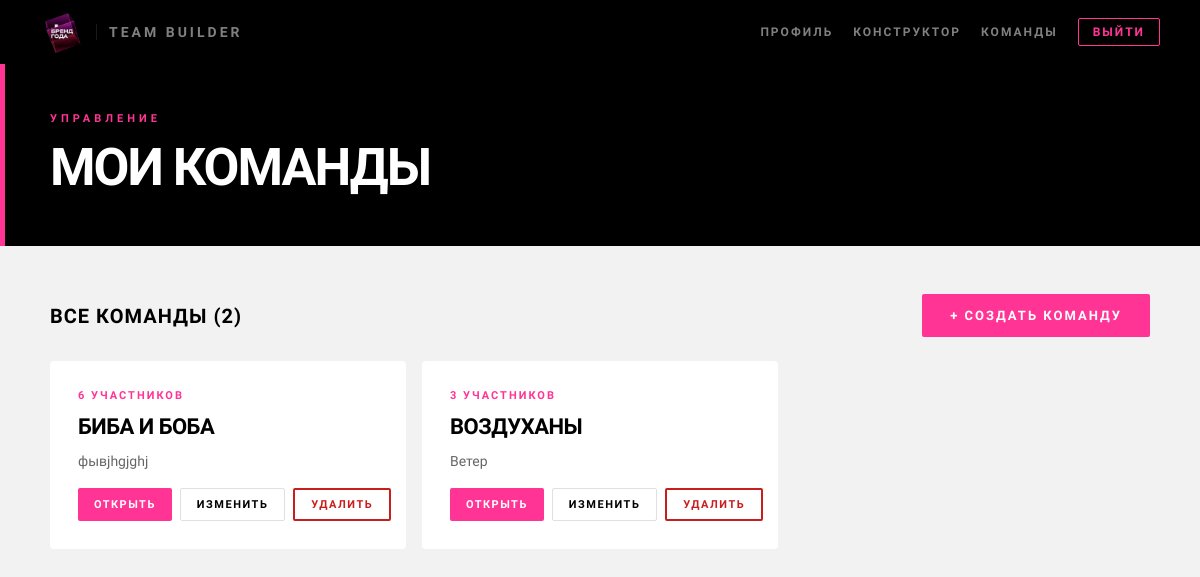
The page /teams/ (signed in) on the database its author committed.
### profiles/models.py (models this page shows, shortened)
class Team(models.Model):
    manager     = models.ForeignKey(CustomUser, on_delete=models.CASCADE, related_name='teams')
    name        = models.CharField(max_length=150, verbose_name="Название команды")
    description = models.TextField(blank=True)
    created_at  = models.DateTimeField(auto_now_add=True)
    employees   = models.ManyToManyField('Employee', blank=True, related_name='teams')
    class Meta:
        verbose_name = "Команда"
        verbose_name_plural = "Команды"

### profiles/views.py (the view)
# urls.py: path('teams/', team_list, name='team_list'),
@login_required
def team_list(request):
    teams = Team.objects.filter(manager=request.user)
    return render(request, 'profiles/team_list.html', {'teams': teams})

### templates/profiles/team_list.html (shortened to what this page needs)
{% load static %}
<!DOCTYPE html>
<html lang="ru">
<head>
    <link rel="stylesheet" href="{% static 'css/teams.css' %}">
</head>
<body>
<header class="header">
    <a href="/" class="logo">
        <img src="{% static 'img/logo.caf05db1.gif' %}" alt="t2" class="logo-img">
        <span class="logo-name">Team Builder</span>
    </a>
    <nav class="header-nav">
        <a href="{% url 'profile' %}" class="nav-link">Профиль</a>
        <a href="{% url 'create_ideal_profile' %}" class="nav-link">Конструктор</a>
        <a href="{% url 'team_list' %}" class="nav-link">Команды</a>
        <a href="{% url 'logout' %}" class="btn-logout">Выйти</a>
    </nav>
</header>
<div class="hero">
    <div style="max-width:1100px;margin:0 auto;">
        <p class="hero-eyebrow">Управление</p>
        <h1>Мои команды</h1>
    </div>
</div>
<main class="page">
    <div class="top-bar">
        <h2>Все команды ({{ teams.count }})</h2>
        <a href="{% url 'team_create' %}" class="btn">+ Создать команду</a>
    </div>
    {% if teams %}
        <div class="teams-grid">
            {% for team in teams %}
            <div class="team-card">
                <div class="team-card-meta">{{ team.employees.count }} участников</div>
                <div class="team-card-name">{{ team.name }}</div>
                {% if team.description %}
                    <div class="team-card-desc">{{ team.description }}</div>
                {% endif %}
                <div class="team-card-actions">
                    <a href="{% url 'team_detail' team.id %}" class="btn btn-sm">Открыть</a>
                    <a href="{% url 'team_edit' team.id %}" class="btn btn-outline btn-sm">Изменить</a>
                    <a href="{% url 'team_delete' team.id %}" class="btn-danger btn-sm">Удалить</a>
                </div>
            </div>
            {% endfor %}
        </div>
    {% else %}
        <div class="empty-state">
            <p>Команд пока нет</p>
            <a href="{% url 'team_create' %}" class="btn">Создать первую команду</a>
        </div>
    {% endif %}
</main>
</body>
</html>

### static/css/teams.css (style rules this page uses)
*, *::before, *::after { box-sizing: border-box; margin: 0; padding: 0; }
:root { --black: #000000; --white: #FFFFFF; --pink: #FF3495; --gray-bg: #F2F2F2; --gray-text: #666666; --border: #E0E0E0; --danger: #d92d20; --font-heading: 'Barlow Condensed', sans-serif; --font-body: 'Barlow Semi Condensed', sans-serif; }
body { font-family: var(--font-body); background: var(--gray-bg); color: var(--black); min-height: 100vh; }
.header { background: var(--black); padding: 0 40px; height: 64px; display: flex; align-items: center; justify-content: space-between; }
.logo { display: flex; align-items: center; gap: 12px; text-decoration: none; }
.logo-img { height: 44px; }
.logo-app-name, .logo-name { font-family: var(--font-heading); font-weight: 800; font-size: 14px; color: var(--white); letter-spacing: 3px; text-transform: uppercase; opacity: 0.5; padding-left: 12px; border-left: 1px solid rgba(255,255,255,0.2); }
.header-nav { display: flex; align-items: center; gap: 20px; }
.nav-link { font-family: var(--font-heading); font-size: 12px; font-weight: 700; letter-spacing: 2px; text-transform: uppercase; color: rgba(255,255,255,0.5); text-decoration: none; transition: color 0.15s; }
.btn-logout { font-family: var(--font-heading); font-size: 12px; font-weight: 700; letter-spacing: 2px; text-transform: uppercase; color: var(--pink); text-decoration: none; border: 1px solid var(--pink); padding: 6px 14px; border-radius: 2px; transition: background 0.15s, color 0.15s; }
.page { max-width: 1180px; margin: 0 auto; padding: 48px 40px; }
.btn-danger { display: inline-flex; align-items: center; justify-content: center; gap: 8px; text-decoration: none; padding: 12px 20px; border-radius: 2px; font-family: var(--font-heading); font-weight: 800; font-size: 12px; letter-spacing: 2px; text-transform: uppercase; cursor: pointer; background: transparent; color: #c81e1e; border: 2px solid #c81e1e; }
.top-bar { display: flex; justify-content: space-between; align-items: center; margin-bottom: 24px; }
.top-bar h2 { font-family: var(--font-heading); font-size: 20px; font-weight: 700; text-transform: uppercase; letter-spacing: 1px; }
.btn { display: inline-flex; align-items: center; gap: 8px; background: var(--pink); color: var(--white); font-family: var(--font-heading); font-weight: 900; font-size: 13px; letter-spacing: 2px; text-transform: uppercase; border: none; border-radius: 2px; padding: 14px 28px; cursor: pointer; text-decoration: none; }
.btn-outline { background: transparent; border: 1.5px solid var(--border); color: var(--black); }
.teams-grid { display: grid; grid-template-columns: repeat(auto-fill, minmax(300px, 1fr)); gap: 16px; }
.team-card { background: var(--white); border-radius: 4px; padding: 28px; display: flex; flex-direction: column; gap: 12px; }
.team-card-name { font-family: var(--font-heading); font-weight: 900; font-size: 22px; text-transform: uppercase; letter-spacing: -0.5px; }
.team-card-desc { font-size: 14px; color: var(--gray-text); line-height: 1.5; }
.team-card-meta { font-family: var(--font-heading); font-size: 11px; font-weight: 700; letter-spacing: 2px; text-transform: uppercase; color: var(--pink); }
.team-card-actions { display: flex; gap: 8px; margin-top: 4px; }
.btn-sm { padding: 8px 16px; font-size: 11px; letter-spacing: 1.5px; }
.hero { background: var(--black); padding: 48px 40px; position: relative; overflow: hidden; }
.hero::after { content: ''; position: absolute; left: 0; top: 0; bottom: 0; width: 5px; background: var(--pink); }
.hero-eyebrow { font-family: var(--font-heading); font-size: 11px; font-weight: 700; letter-spacing: 4px; text-transform: uppercase; color: var(--pink); margin-bottom: 12px; }
.hero h1 { font-family: var(--font-heading); font-weight: 900; font-size: 52px; text-transform: uppercase; letter-spacing: -2px; color: var(--white); }

### rows shown on the page
Team: employees.count "6", name "БИБА И БОБА", description "фывjhgjghj"
Team: employees.count "3", name "ВОЗДУХАНЫ", description "Ветер"

### other values the page prints
{{ teams.count }} "2"
